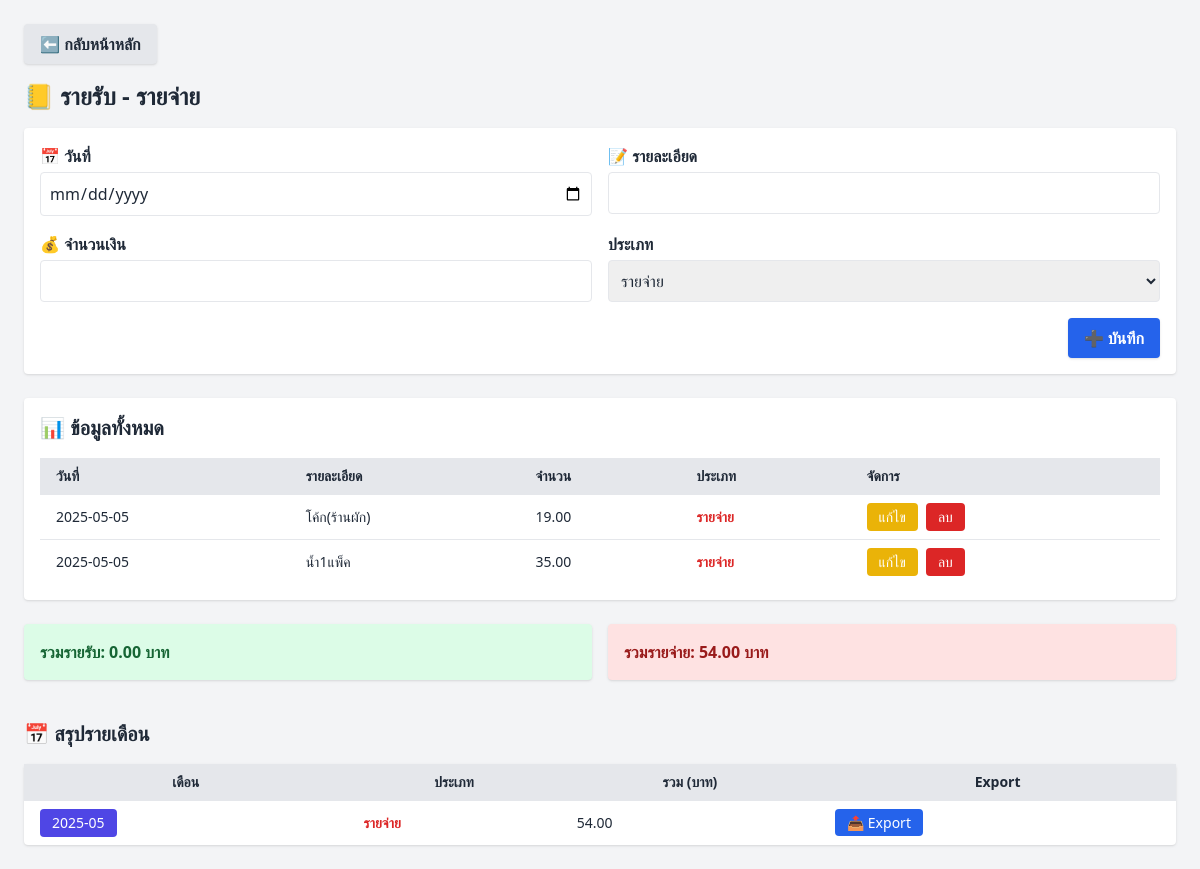
The page /income-expense on the database as committed earlier.
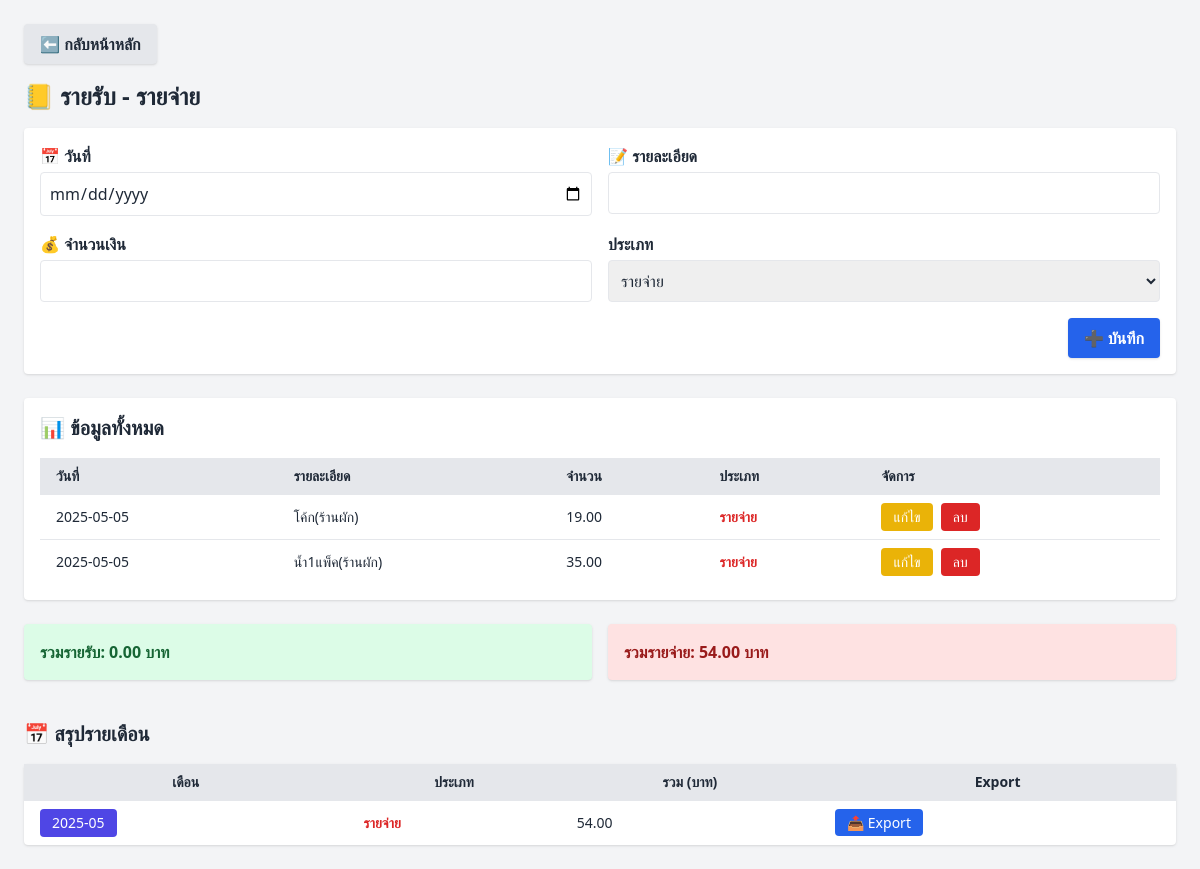
The same page on the database as committed later.
### tables this page shows
CREATE TABLE income_expense (
            id INTEGER PRIMARY KEY AUTOINCREMENT,
            date TEXT,
            description TEXT,
            amount REAL,
            category TEXT
        );

### app.py (the view, shortened to what this page needs)
@app.route('/income-expense', methods=['GET', 'POST'])
def income_expense():
    conn = get_db_connection()
    records = conn.execute('SELECT * FROM income_expense ORDER BY date DESC').fetchall()
    total_income = conn.execute('SELECT SUM(amount) FROM income_expense WHERE category="income"').fetchone()[0] or 0
    total_expense = conn.execute('SELECT SUM(amount) FROM income_expense WHERE category="expense"').fetchone()[0] or 0
    monthly_summary = conn.execute('''
        SELECT strftime('%Y-%m', date) AS month, category, SUM(amount) AS total
        FROM income_expense
        GROUP BY month, category
        ORDER BY month DESC
    ''').fetchall()
    conn.close()
    return render_template('income_expense.html', records=records,
                           total_income=total_income, total_expense=total_expense,
                           monthly_summary=monthly_summary)

### app.py (called while the page is built)
def get_db_connection():
    conn = sqlite3.connect(DB_FILE)
    conn.row_factory = sqlite3.Row
    return conn

### templates/income_expense.html (shortened to what this page needs)
<!DOCTYPE html>
<html lang="th">
<head>
  <script src="{{ url_for('static', filename='js/tailwind.min.js') }}"></script>
</head>
<body class="bg-gray-100 text-gray-800 p-6">
  <div class="mb-4">
    <a href="{{ url_for('index') }}"
       class="inline-block bg-gray-200 hover:bg-gray-300 text-gray-800 font-semibold px-4 py-2 rounded shadow">
     ⬅️ กลับหน้าหลัก
    </a>
  </div>
  <h1 class="text-2xl font-bold mb-4">📒 รายรับ - รายจ่าย</h1>
  <form method="POST" class="bg-white p-4 rounded shadow mb-6 grid grid-cols-1 md:grid-cols-2 gap-4">
    <div>
      <label class="block font-semibold mb-1">📅 วันที่</label>
      <input type="date" name="date" required class="w-full border rounded p-2">
    </div>
    <div>
      <label class="block font-semibold mb-1">📝 รายละเอียด</label>
      <input type="text" name="description" required class="w-full border rounded p-2">
    </div>
    <div>
      <label class="block font-semibold mb-1">💰 จำนวนเงิน</label>
      <input type="number" step="0.01" name="amount" required class="w-full border rounded p-2">
    </div>
    <div>
      <label class="block font-semibold mb-1">ประเภท</label>
      <select name="category" required class="w-full border rounded p-2">
        <option value="expense">รายจ่าย</option>
      </select>
    </div>
    <div class="md:col-span-2 text-right">
      <button type="submit" class="bg-blue-600 hover:bg-blue-700 text-white font-semibold px-4 py-2 rounded shadow">
        ➕ บันทึก
      </button>
    </div>
  </form>
  <div class="bg-white p-4 rounded shadow">
    <h2 class="text-xl font-semibold mb-4">📊 ข้อมูลทั้งหมด</h2>
    <table class="w-full table-auto text-sm">
      <thead class="bg-gray-200 text-left">
        <tr>
          <th class="px-4 py-2">วันที่</th>
          <th class="px-4 py-2">รายละเอียด</th>
          <th class="px-4 py-2">จำนวน</th>
          <th class="px-4 py-2">ประเภท</th>
          <th class="px-4 py-2">จัดการ</th>
        </tr>
      </thead>
      <tbody>
        {% for r in records %}
        <tr class="border-t hover:bg-gray-50">
          <td class="px-4 py-2">{{ r['date'] }}</td>
          <td class="px-4 py-2">{{ r['description'] }}</td>
          <td class="px-4 py-2">{{ '{:,.2f}'.format(r['amount']) }}</td>
          <td class="px-4 py-2">
            {% if r['category'] == 'income' %}
              <span class="text-green-600 font-semibold">รายรับ</span>
            {% else %}
              <span class="text-red-600 font-semibold">รายจ่าย</span>
            {% endif %}
          </td>
          <td class="px-4 py-2 flex gap-2">
            <form method="get" action="{{ url_for('edit_income_expense', id=r['id']) }}">
              <button class="px-3 py-1 bg-yellow-500 text-white rounded hover:bg-yellow-600">แก้ไข</button>
            </form>
            <form method="post" action="{{ url_for('delete_income_expense', id=r['id']) }}" onsubmit="return confirm('ยืนยันการลบรายการนี้?');">
              <button class="px-3 py-1 bg-red-600 text-white rounded hover:bg-red-700">ลบ</button>
            </form>
          </td>
        </tr>
        {% endfor %}
      </tbody>
    </table>
  </div>
  <div class="mt-6 grid grid-cols-1 md:grid-cols-2 gap-4">
    <div class="bg-green-100 p-4 rounded shadow text-green-800 font-bold">
      รวมรายรับ: {{ '{:,.2f}'.format(total_income) }} บาท
    </div>
    <div class="bg-red-100 p-4 rounded shadow text-red-800 font-bold">
      รวมรายจ่าย: {{ '{:,.2f}'.format(total_expense) }} บาท
    </div>
  </div>
  <h2 class="text-xl font-bold mt-10 mb-4">📅 สรุปรายเดือน</h2>
  <table class="w-full table-auto text-sm bg-white shadow rounded">
    <thead class="bg-gray-200">
      <tr>
        <th class="px-4 py-2">เดือน</th>
        <th class="px-4 py-2">ประเภท</th>
        <th class="px-4 py-2">รวม (บาท)</th>
        <th class="px-4 py-2">Export</th>
      </tr>
    </thead>
    <tbody>
      {% for row in monthly_summary %}
      <tr class="border-t hover:bg-gray-50">
        <td class="px-4 py-2">
  <form method="get" action="{{ url_for('income_expense_month_view', year_month=row['month']) }}">
    <button class="text-white bg-indigo-600 px-3 py-1 rounded hover:bg-indigo-700">
      {{ row['month'] }}
    </button>
  </form>
</td>
        <td class="px-4 py-2">
          {% if row['category'] == 'income' %}
            <span class="text-green-600 font-semibold">รายรับ</span>
          {% else %}
            <span class="text-red-600 font-semibold">รายจ่าย</span>
          {% endif %}
        </td>
        <td class="px-4 py-2">{{ '{:,.2f}'.format(row['total']) }}</td>
        <td class="px-4 py-2">
          <a href="{{ url_for('export_income_expense_month', category=row['category'], year_month=row['month']) }}"
             class="text-sm px-3 py-1 rounded bg-blue-600 text-white hover:bg-blue-700">
            📤 Export
          </a>
        </td>
      </tr>
      {% endfor %}
    </tbody>
  </table>
</body>
</html>

Rows that differ between the two databases and show on the page:
changed income_expense: description "น้ำ1แพ็ค" → "น้ำ1แพ็ค(ร้านผัก)"
